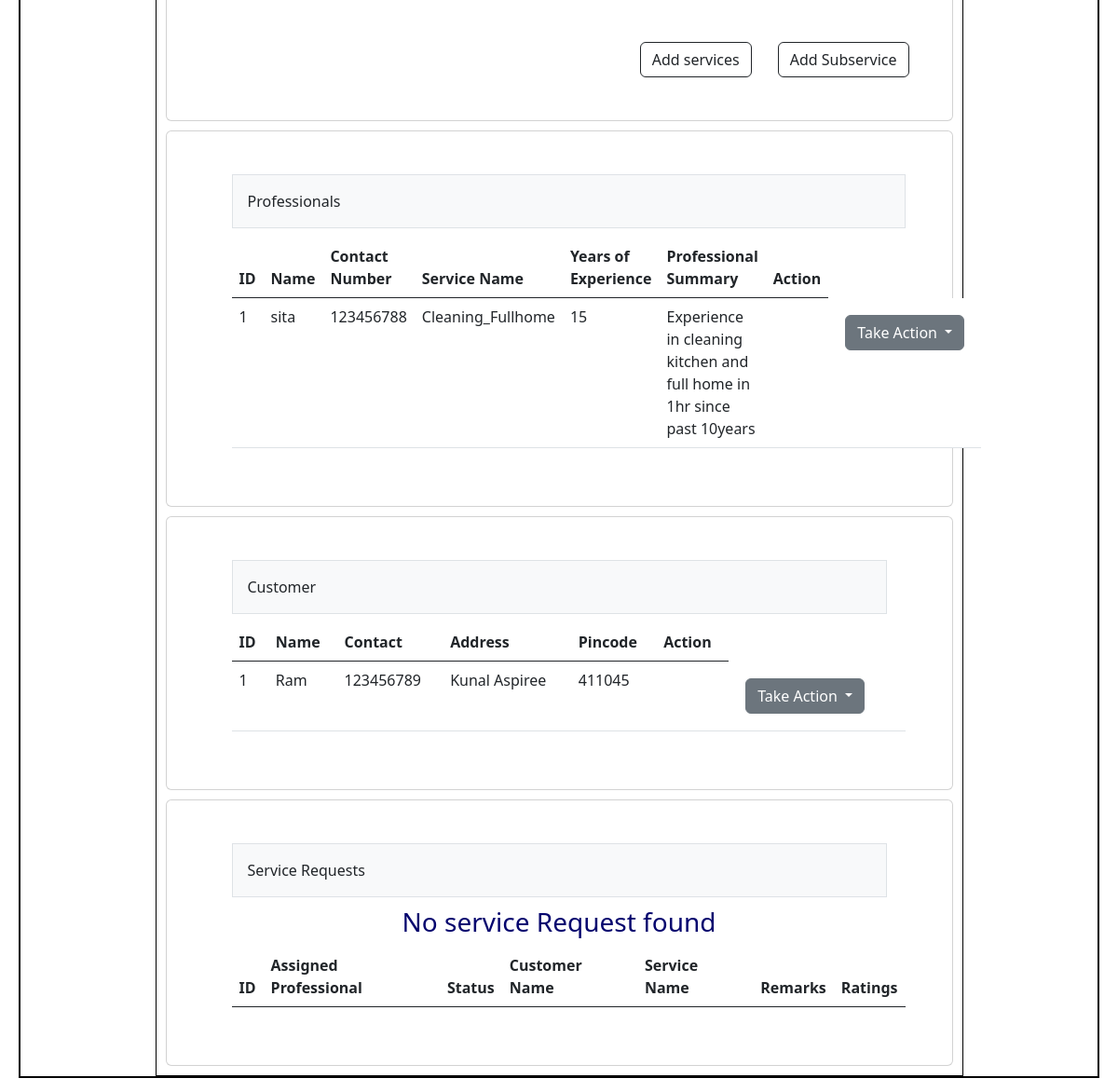
/admin (signed in, lower part), run on an earlier commit of the app's database.
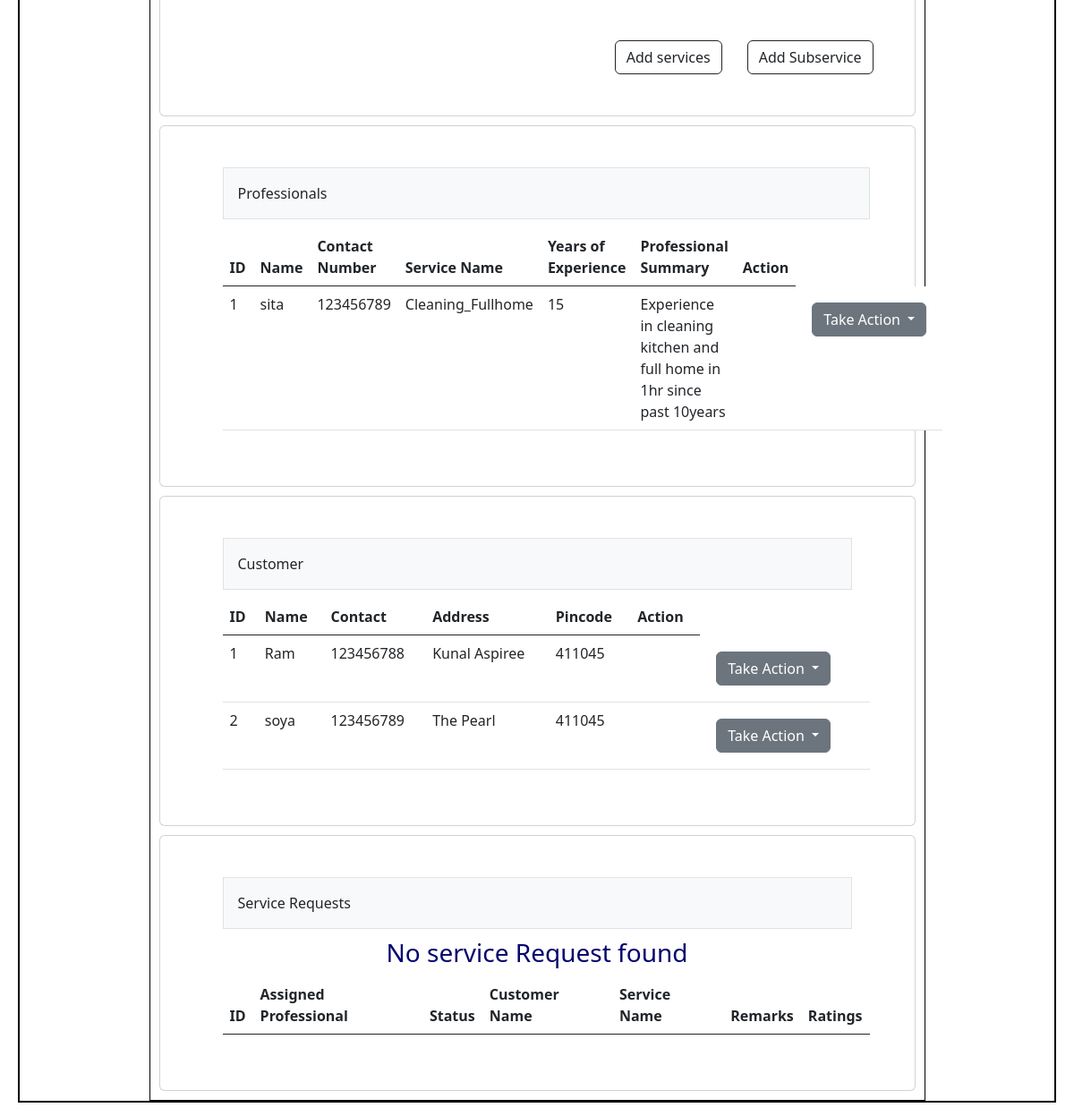
And on a later commit of the database.
### Backend/models.py (models this page shows)
class Service(db.Model):
    __tablename__="Service"
    id = db.Column(db.Integer, primary_key=True)
    name=db.Column(db.String,nullable=False)
    description=db.Column(db.String,nullable=False)
    baseprice=db.Column(db.Integer,default=0.0)
    subservice=db.Column(db.String,nullable=False)
    location=db.Column(db.String,nullable=False)
    pincode=db.Column(db.String,nullable=False)

class Professional(db.Model):
    __tablename__="Professional"
    id = db.Column(db.Integer, primary_key=True)
    email=db.Column(db.String,unique=True,nullable=False)
    password=db.Column(db.String,nullable=False)
    fullname=db.Column(db.String,nullable=False)
    contact_number=db.Column(db.Integer,nullable=False)
    address=db.Column(db.String,nullable=False)
    pincode=db.Column(db.Integer,nullable=False)
    experience=db.Column(db.String,nullable=False)
    professional_summary=db.Column(db.String,nullable=False)
    service_name=db.Column(db.String,nullable=False)
    status=db.Column(db.String,default="Active")
    p_req=db.Column(db.String,default="Pending")

class Customer(db.Model):
    __tablename__="Customer"
    id = db.Column(db.Integer, primary_key=True)
    email=db.Column(db.String,unique=True,nullable=False)
    password=db.Column(db.String,nullable=False)
    contact_number=db.Column(db.Integer,nullable=False)
    fullname =db.Column(db.String,nullable=False)
    address =db.Column(db.String,nullable=False)
    pincode=db.Column(db.Integer,nullable=False)
    status=db.Column(db.String,default="Active")

### Backend/controllers.py (the view)
@app.route("/admin")
def admin_dashboard():
    redirect_response = isUserLoggedIn()
    if redirect_response is None:
        return redirect('/logout')
    services=get_services()
    customers=get_customer()
    professionals=get_professional()
    return render_template("admindashboard.html",name=session.get('username'),services=services,customers=customers,professionals=professionals)

### Backend/controllers.py (called while the page is built)
def isUserLoggedIn():
    if 'userid' in session:
        if session.get('usertype') == 'admin':
            return redirect(url_for('admin_dashboard'))
        elif session.get('usertype') == 'customer':
            return redirect(url_for('customer_dashboard'))
        elif session.get('usertype') == 'professional':
            return redirect(url_for('professional_dashboard'))
    return None

def get_services():
    services=Service.query.all()
    return services

def get_customer():
    customers=Customer.query.all()
    return customers

def get_professional():
    professionals=Professional.query.all()
    return professionals

### Templates/admindashboard.html (shortened to what the changed rows need)
{%extends "admin_layout.html"%}
{%block content%}
                    <div class="card">
                    <div class="card-body">
                        <div class="d-grid gap-2 d-md-flex justify-content-md-end">
                        <a href="/service/{{name}}"type="button" class="btn btn-outline-dark btn-small">Add services</a>
                        {% for service in services%}
                        <a href="{{ url_for('subservices', subservice_id=service.id) }}" type="button" class="btn btn-outline-dark btn-small">Add Subservice</a>
                        {%endfor%}
                        </div>
                    </div>
                    </div>
                    <div class="card">
                    <div class="card-body">
                        <div class="container px-4">
                            <div class="row gx-5">
                                <div class="col">
                                        <table class="table">
                                            <thead>
                                                <tr>
                                                <th scope="col">ID</th>
                                                <th scope="col">Name</th>
                                                <th scope="col">Contact Number</th>
                                                <th scope="col">Service Name</th>
                                                <th scope="col">Years of Experience</th>
                                                <th scope="col">Professional Summary</th>
                                                <th scope="col">Action</th>
                                                </tr>
                                            </thead>
                                            <tbody>
                                                {%if professionals%}
                                                    {%for professional in professionals%}
                                                <tr>
                                                    <td>{{ professional.id }}</td>
                                                    <td>{{ professional.fullname }}</td>
                                                    <td>{{professional.contact_number}}</td>
                                                    <td>{{ professional.service_name }}</td>
                                                    <td>{{professional.experience}}</td>
                                                    <td>{{professional.professional_summary}}</td>
                                                    <td>{{professional.action}}</td>
                                                    <td>
                                                        <div class="dropdown">
                                                            <button class="btn btn-secondary dropdown-toggle"
                                                                    type="button"
                                                                    id="dropdownMenuButton1"
                                                                    data-bs-toggle="dropdown"
                                                                    aria-expanded="false">
                                                                    Take Action
                                                            </button>
                                                        </div>
                                                    </td>
                                                </tr>
                                                    {%endfor%}
                                                {%else%}
                                                    <h3 class = "center"> No Professional found</h3>
                                                {%endif%}
                                            </tbody>
                                        </table>
                                </div>
                            </div>
                        </div>
                    </div>
                    </div>
                    <div class="card">
                    <div class="card-body">
                        <div class="container px-4">
                            <div class="row gx-5">
                                <div class="col">
                                        <table class="table">
                                            <thead>
                                                <tr>
                                                <th scope="col">ID</th>
                                                <th scope="col">Name</th>
                                                <th scope="col">Contact</th>
                                                <th scope="col">Address</th>
                                                <th scope="col">Pincode</th>
                                                <th scope="col">Action</th>
                                                </tr>
                                            </thead>
                                            <tbody>
                                                {%if customers%}
                                                    {%for customer in customers%}
                                                <tr>
                                                    <td>{{ customer.id }}</td>
                                                    <td>{{ customer.fullname }}</td>
                                                    <td>{{customer.contact_number}}</td>
                                                    <td>{{ customer.address }}</td>
                                                    <td>{{customer.pincode}}</td>
                                                    <td>{{customer.action}}</td>
                                                    <td>
                                                        <div class="dropdown">
                                                            <button class="btn btn-secondary dropdown-toggle"
                                                                    type="button"
                                                                    id="dropdownMenuButton1"
                                                                    data-bs-toggle="dropdown"
                                                                    aria-expanded="false">
                                                                    Take Action
                                                            </button>
                                                        </div>
                                                    </td>
                                                </tr>
                                                    {%endfor%}
                                                {%else%}
                                                    <h3 class = "center"> No Customer found</h3>
                                                {%endif%}
                                            </tbody>
                                        </table>
                                </div>
                            </div>
                        </div>
                    </div>
                    </div>
                    <div class="card">
                    <div class="card-body">
                        <div class="container px-4">
                            <div class="row gx-5">
                                <div class="col">
                                        <table class="table">
                                            <thead>
                                                    <tr>
                                                    <th scope="col">ID</th>
                                                    <th scope="col">Assigned Professional</th>
                                                    <th scope="col">Status</th>
                                                    <th scope="col">Customer Name</th>
                                                    <th scope="col">Service Name</th>
                                                    <th scope="col">Remarks</th>
                                                    <th scope="col">Ratings</th>
                                                    </tr>
                                            </thead>
                                        </table>
                                </div>
                            </div>
                        </div>
                    </div>
                    </div>
{%endblock%}

What changed in the data, as far as the page shows it:
changed Professional "sita": contact_number "123456788" → "123456789"
changed Customer "Ram": contact_number "123456789" → "123456788"
added Customer: id "2", fullname "soya", contact_number "123456789", address "The Pearl", pincode "411045"
